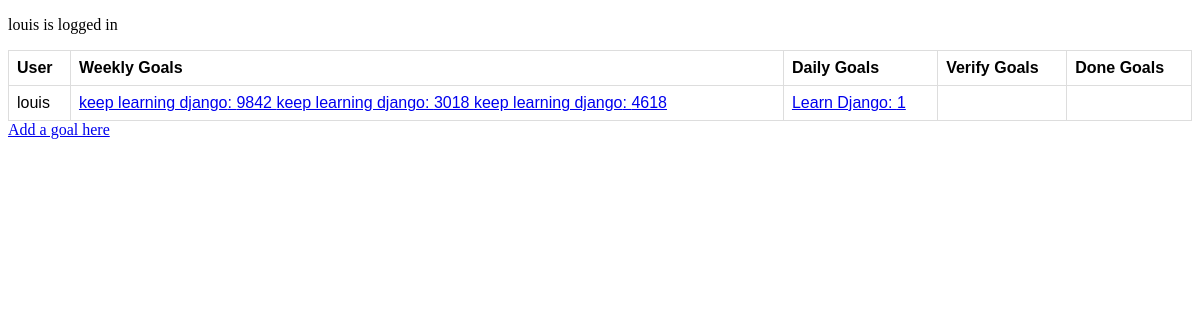
Before: /benpelumiscrumy/home/ (signed in) with the older database file.
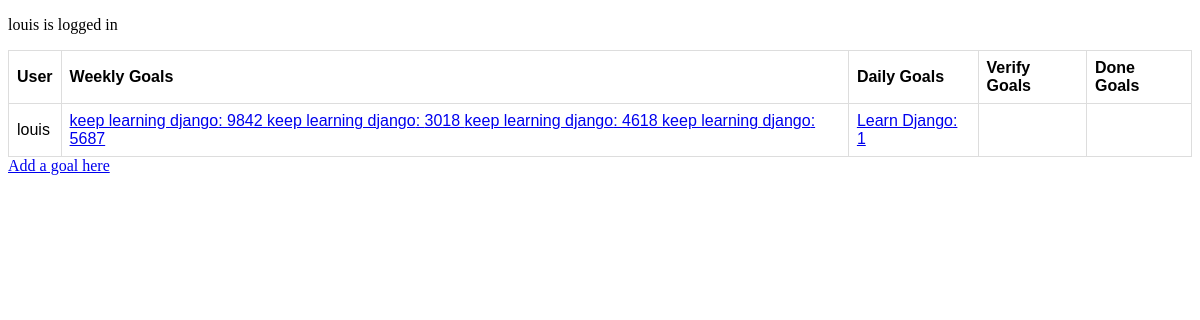
After: the same page with the newer database file.
### benpelumiscrumy/models.py (models this page shows, shortened)
class ScrumyGoals(models.Model):
    goal_name = models.CharField(max_length = 30)
    goal_id = models.IntegerField(default = 4,  unique = True )
    created_by = models.CharField(max_length = 30)
    moved_by = models.CharField(max_length = 30)
    owner = models.CharField(max_length = 30)
    goal_status = models.ForeignKey(
        GoalStatus,
        on_delete = models.PROTECT,
        related_name='scrumy_goal',
    )
    user = models.ForeignKey(
        User,
        on_delete = models.PROTECT,
        related_name = 'goal_owner'
    )

### benpelumiscrumy/views.py (the view)
# urls.py: path('home/', views.home, name='home'),
@login_required(login_url='../accounts/login')
def home (request):
      user = User.objects.all()
      allWeeklyGoals = GoalStatus.objects.get(status_name = 'Weekly Goal')
      allWeeklyGoals = allWeeklyGoals.scrumy_goal.all()
      allDailyGoals = GoalStatus.objects.get(status_name = 'Daily Goal')
      allDailyGoals = allDailyGoals.scrumy_goal.all()
      allVerifyGoals = GoalStatus.objects.get(status_name = 'Verify Goal')
      allVerifyGoals = allVerifyGoals.scrumy_goal.all()
      allDoneGoals = GoalStatus.objects.get(status_name = 'Done Goal')
      allDoneGoals = allDoneGoals.scrumy_goal.all()
      dictionaryValues = { 'users': user , 'weekly_goals': allWeeklyGoals, 'daily_goals': allDailyGoals,
                         'verify_goals': allVerifyGoals , 'done_goals': allDoneGoals, }
      return render(request, 'benpelumiscrumy/home.html' ,dictionaryValues )

### benpelumiscrumy/templates/benpelumiscrumy/home.html (shortened to what this page needs)
<!DOCTYPE html>
<html lang="en">
<head>
</head>
<body>
  <p> {{request.user.username}} is logged in </p>
    <table>
        <tr>
            <th>User</th>
            <th>Weekly Goals</th>
            <th>Daily Goals</th>
            <th>Verify Goals</th>
            <th>Done Goals</th>
        </tr>
        <tbody>
          {%for user in users%}
          <tr>
            <td>
              {{user.username}}
            </td>
            <td>
              {% for user_goal in user.goal_owner.all %}
              {% if user_goal in weekly_goals %}
              <a href="{% url 'benpelumiscrumy:moveGoal' goal_id=user_goal.goal_id %}">
              {{user_goal.goal_name}}: {{user_goal.goal_id}}
              </a>
              {% endif %}
              {% endfor %}
            </td>
            <td>
              {% for user_goal in user.goal_owner.all %}
              {% if user_goal in daily_goals %}
              <a href="{% url 'benpelumiscrumy:moveGoal' goal_id=user_goal.goal_id %}">
              {{user_goal.goal_name}}: {{user_goal.goal_id}}
              </a>
              {% endif %}
              {% endfor %}
            </td>
            <td>
            </td>
            <td>
            </td>
          </tr>
          {% endfor %}
          </tbody>
    </table>
    <a href="{% url 'benpelumiscrumy:addGoal' %}"> Add a goal here</a>
</body>
</html>

Changed rows visible on the page:
added ScrumyGoals: goal_name "keep learning django", goal_id "5687"
